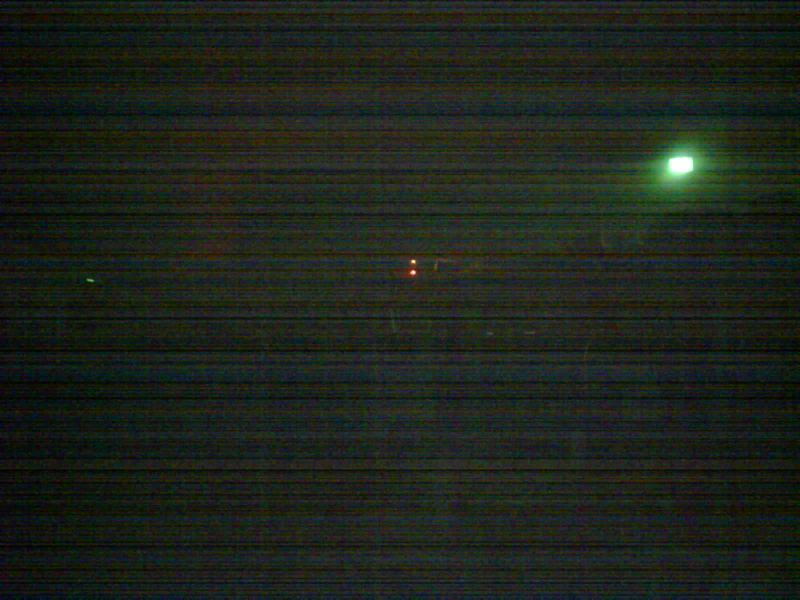
#> input picture sampleimage/子衛星LED点灯.jpg, 1600 x 1200 px (shown at 1/2 size)
$ python 2021-03-20.py
#> lines starting #> are read from the running program, lines starting #| are printed output that depends on the picture; after the words box and inside, x2 and y2 are one past the last pixel; in counts of white or black regions, pixels touching at a corner belong together
#%%
import numpy as np
from PIL import Image
import cv2
from scipy import ndimage as ndi
import matplotlib.pyplot as plt

plt.rcParams["figure.dpi"] = 144
#%%
filename = "../sampleimage/子衛星LED点灯.jpg"
img = Image.open(filename)
#> img is the input picture: PIL image 1600x1200 RGB; mean R, G, B 29.1, 35, 26.7
img = np.array(img.convert("RGB")) # R, G, B の順番

red, green, blue = img[:,:,0], img[:,:,1], img[:,:,2]
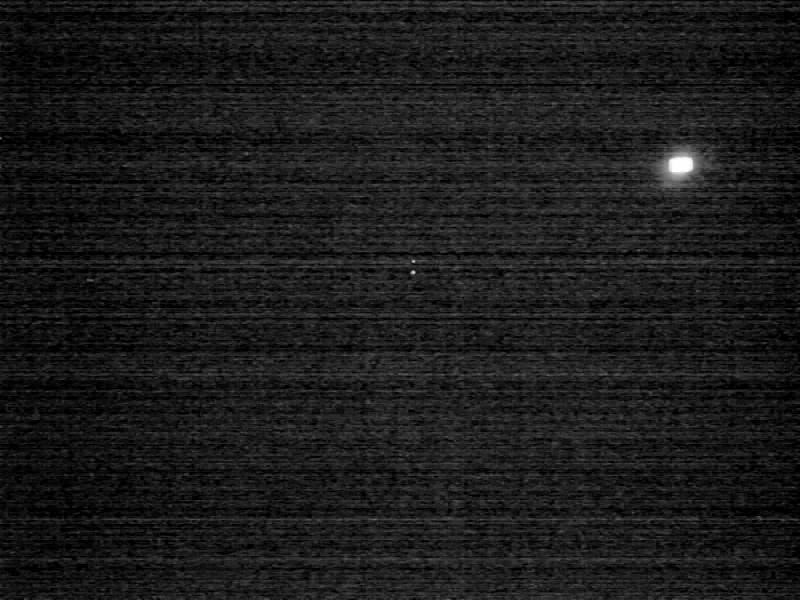
#> blue: shape (1200, 1600) (shown at 1/2 size); min 0, max 255, mean 26.7
#%%
# RGB図
def draw_RGB2d(red, green, blue):
    fig, ax = plt.subplots(1,3, figsize=(15,5), gridspec_kw={"wspace":0.01})
    ax[0].imshow(red, vmin=0, vmax=255, cmap="Reds")
    ax[0].set(title="(a) Red")
    ax[1].imshow(green, vmin=0, vmax=255, cmap="Greens")
    ax[1].set(title="(b) Green")
    ax[2].imshow(blue, vmin=0, vmax=255, cmap="Blues")
    ax[2].set(title="(c) Blue")
    for _ax in ax:
        _ax.axis("off")
    fig.savefig("../outputs/RGB2d.png", bbox_inches="tight", pad_inches=0.1)
draw_RGB2d(red, green, blue)

#%%
# 差分RGB図
def draw_RGB2d_diff(red, green, blue):
    fig, ax = plt.subplots(1,3, figsize=(15,5), gridspec_kw={"wspace":0.01})
    ax[0].imshow(red-blue, vmin=0, vmax=255, cmap="Reds")
    ax[0].set(title="(a) Red - Blue")
    ax[1].imshow(red-green, vmin=0, vmax=255, cmap="Reds")
    ax[1].set(title="(b) Red - Green")
    ax[2].imshow(red-(blue+green)/2, vmin=0, vmax=255, cmap="Reds")
    ax[2].set(title="(c) Red - (Blue + Green)/2")
    for _ax in ax:
        _ax.axis("off")
    fig.savefig("../outputs/RGB2d_diff.png", bbox_inches="tight", pad_inches=0.1)
draw_RGB2d_diff(red, green, blue)

#%%
# RGB別ヒストグラム
def draw_RGB_histgram(red, green, blue, log=False):
#> called with log = True
    fig, ax = plt.subplots(3, 1, figsize=(6,6), gridspec_kw={"hspace":0.2})
    ax[0].hist(red.ravel(), 256, color="r", alpha=0.9)
    ax[0].set(ylabel="Counts")
    ax[1].hist(green.ravel(), 256, color="g", alpha=0.9)
    ax[1].set(xlabel="Brightness", ylabel="Counts")
    ax[2].hist(blue.ravel(), 256, color="b", alpha=0.9)
    ax[2].set(xlabel="Brightness", ylabel="Counts")
    for _ax in ax:
        _ax.grid(ls="--", alpha=0.4, lw=0.5)
        if log:
            _ax.set_yscale('log')
            _ax.set(ylim=(0, 1e5))
        else:
            _ax.set(ylim=(0, 70000))
    figname = "../outputs/Histgram_RGB"
    if log:
        figname += "_log"
    fig.savefig(figname + ".png", bbox_inches="tight", pad_inches=0.1)
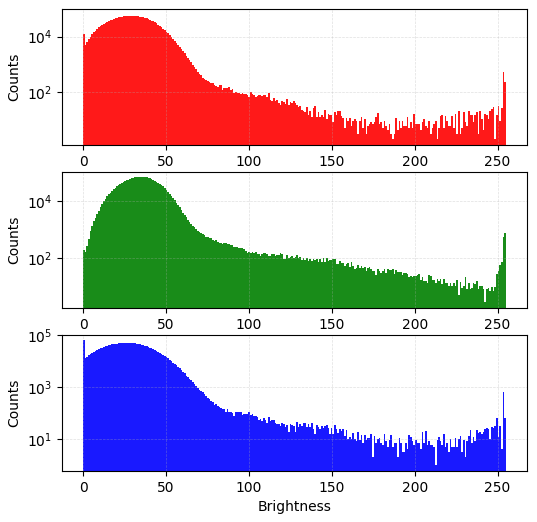
#> figure drawn by matplotlib, 3 panels; panel 1: tallest bar 56656 high, from x = 29.88 to 30.88; panel 2: tallest bar 68796 high, from x = 34.86 to 35.86; panel 3: tallest bar 67143 high, from x = 0 to 0.996
draw_RGB_histgram(red, green, blue, log=True)


# %%
# 差分RGB図
def draw_RGB2d_diff_masked(red, green, blue, thresh):
#> called with thresh = 92.86
    red[red < thresh] = 0
    green[green < thresh] = 0
    blue[blue < thresh] = 0
    fig, ax = plt.subplots(1, 3, figsize=(15,5), gridspec_kw={"wspace":0.01})
    ax[0].imshow(red-blue, vmin=0, vmax=255, cmap="Reds")
    ax[0].set(title="(a) Red - Blue")
    ax[1].imshow(red-green, vmin=0, vmax=255, cmap="Reds")
    ax[1].set(title="(b) Red - Green")
    ax[2].imshow(red-(blue+green)/2, vmin=0, vmax=255, cmap="Reds")
    ax[2].set(title="(c) Red - (Blue + Green)/2")
    for _ax in ax:
        _ax.axis("off")
    fig.savefig("../outputs/RGB2d_diff_masked.png", bbox_inches="tight", pad_inches=0.1)
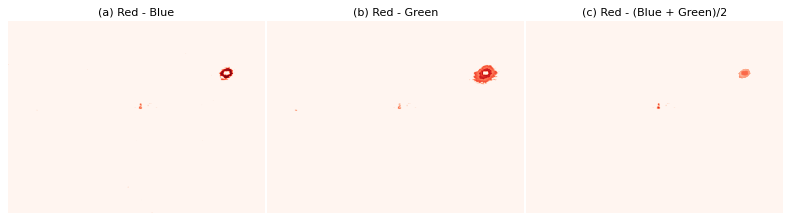
#> figure drawn by matplotlib, 3 panels
draw_RGB2d_diff_masked(red, green, blue, thresh=img.mean()+img.std()*4)
#> img: shape (1200, 1600, 3)
# %%
# 閾値マスキング → ラベリング → 差分 → 差分 <= 0 を含むラベルを除去

filename = "../sampleimage/子衛星LED点灯.jpg"
img = Image.open(filename)
rgb = np.array(img.convert("RGB")) # R, G, B の順番
red, green, blue = rgb[:,:,0], rgb[:,:,1], rgb[:,:,2]
diff = red - blue
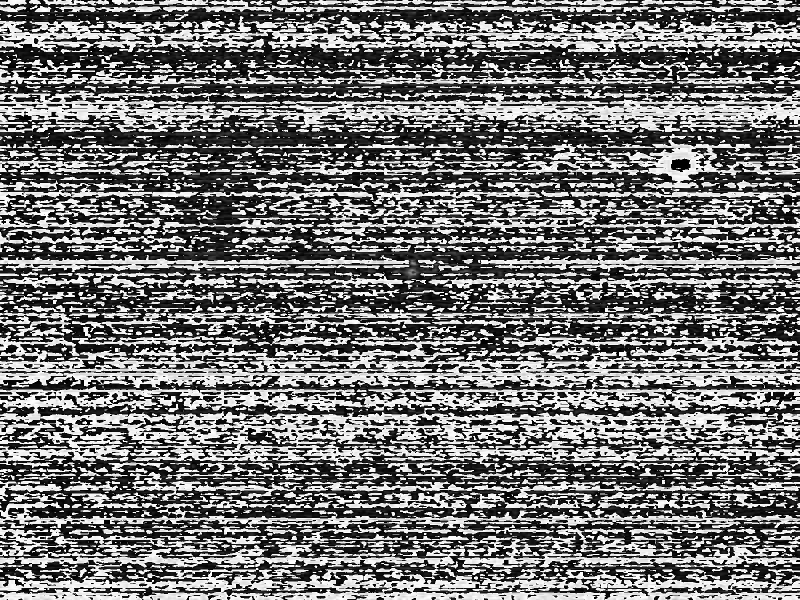
#> diff: shape (1200, 1600) (shown at 1/2 size); min 0, max 255, mean 114.3
diff[diff < 0] = 0

gray = np.array(img.convert("L"))
thresh = gray.mean() + gray.std() * 4
#> thresh = 84.63

mask = np.where(gray >= thresh, 1, 0)
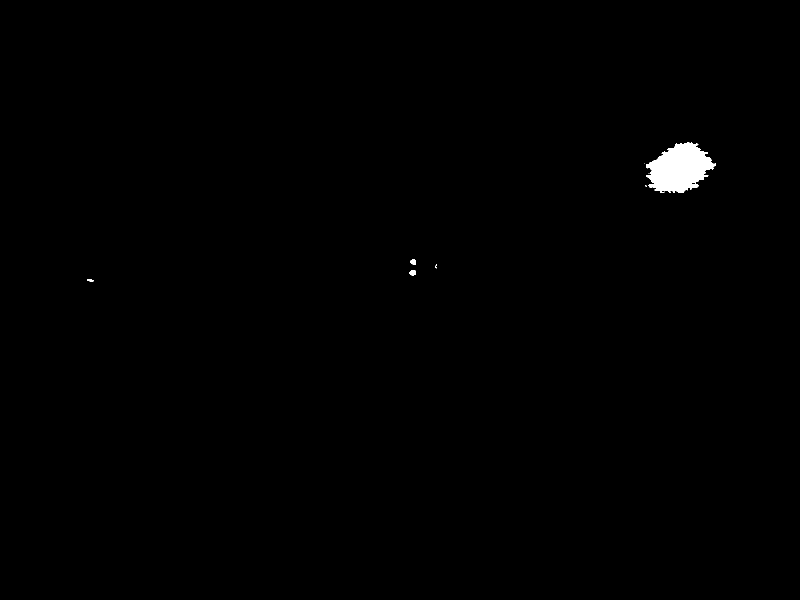
#> mask: shape (1200, 1600) int64 (shown at 1/2 size); values 0 (black) and 1 (white), 0.49% white; 9 white regions (5 under 20 px), largest, box (x1, y1, x2, y2) and area: (1292, 284, 1432, 386) 9159, (819, 540, 832, 551) 116, (821, 519, 832, 529) 96, (174, 558, 187, 564) 50

lbl, nlbl = ndi.label(mask)
#> lbl: shape (1200, 1600) int32; 10 distinct labels, from 0 to 9
#> nlbl = 9

out_px = 5 # 差分０の画素数がこれ以上ならアウト
for l in range(1, nlbl+1):
    total_diff0_px = (diff[lbl==l] <= 0).sum()
    if total_diff0_px >= out_px:
        diff[lbl==l] = 0
        print(f"label {l} is out (total_diff0_px={total_diff0_px})")
#> this loop made 9 passes
#> total_diff0_px on passes 1 to 9: 694, 0, 0, 0, 0, 0, 0, 0, 1
#| label 1 is out (total_diff0_px=694)
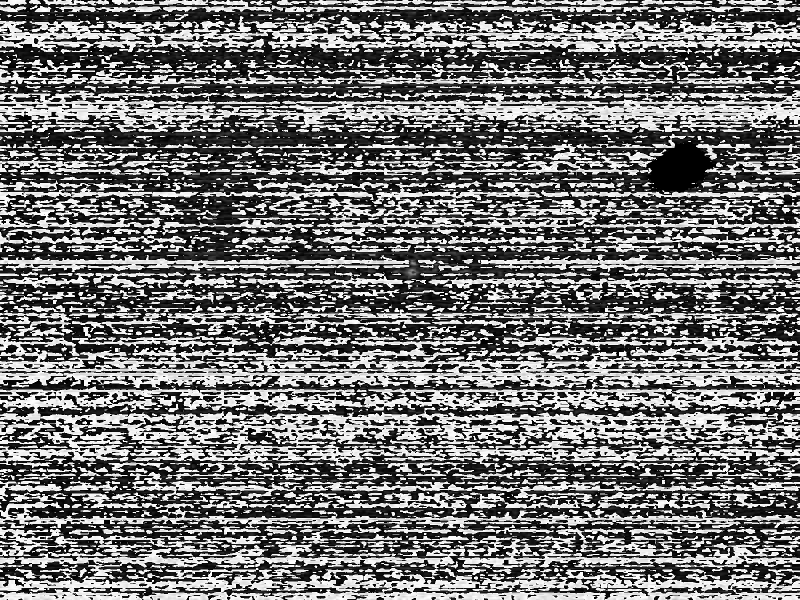
#> diff: shape (1200, 1600) (shown at 1/2 size); 0.44% of pixels changed, all inside (x1, y1, x2, y2) = (1292, 284, 1432, 386)

_, n = ndi.label(diff*mask>0)
#> n = 8
print(f"number of label = {n}")
#| number of label = 8

fig, ax = plt.subplots(figsize=(7,7))
ax.imshow((diff > 0)*mask, cmap="gray")
ax.set_title(f"Binalized (mask_thresh: {round(thresh,1)}, diff0_thresh: {out_px}px, nlabel: {n})", loc="left")
fig.savefig("../outputs/Binalized_v1.png", bbox_inches="tight", pad_inches=0.1)
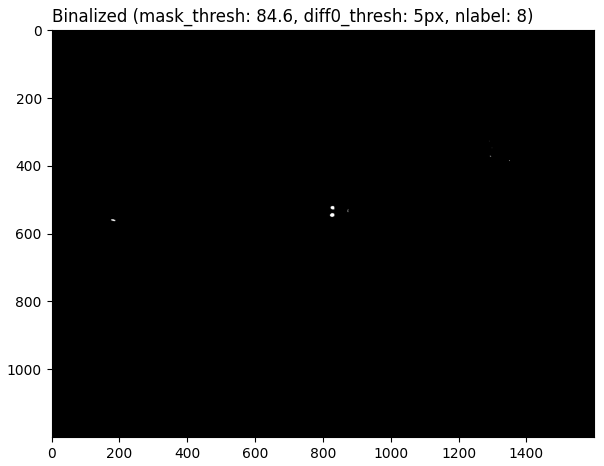
#> figure drawn by matplotlib, 1 panel

# %%
# %%
